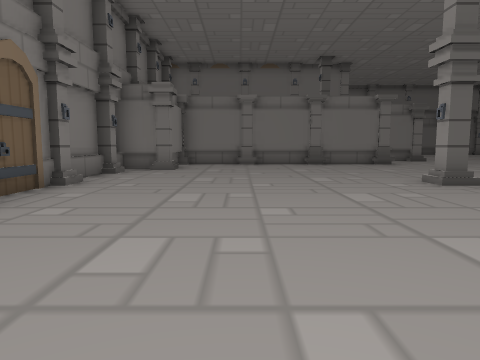
View 1 (above)

16 first-person views from a walk through a scene from a Unity 3-D project. The camera is 1.5 m above the floor, tilts 6° down and sees 70° across. The floor is counted in squares, 2 m on a side. Each view is taken from the middle of a square. On the plan, view 1 faces up. The plan holds only what a view shows up to about 11 squares ahead; the rest is blank. The place goes on beyond the plan.

View 2
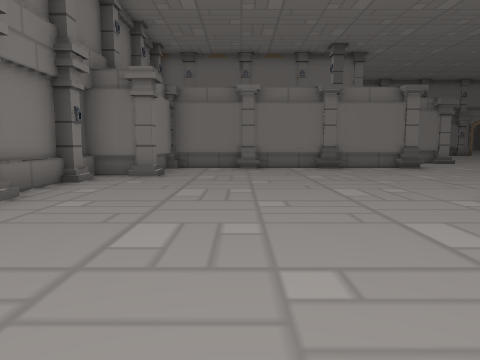

View 3
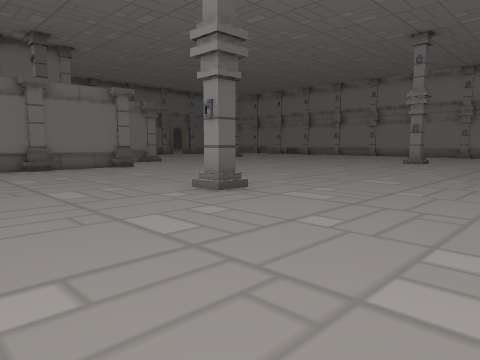

View 4
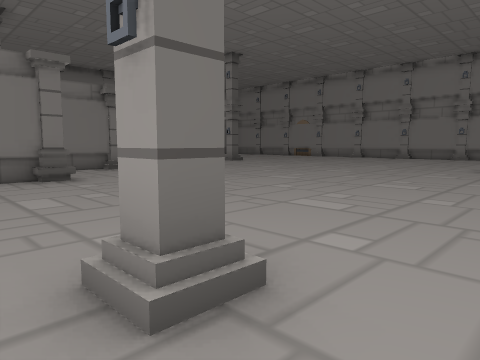

View 5
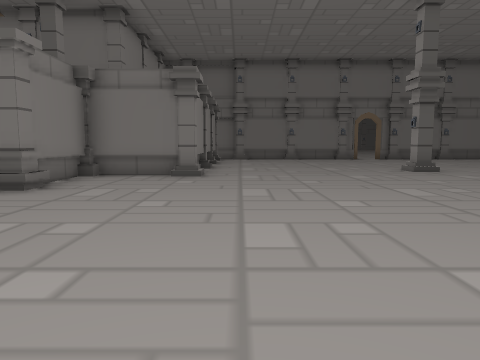

View 6
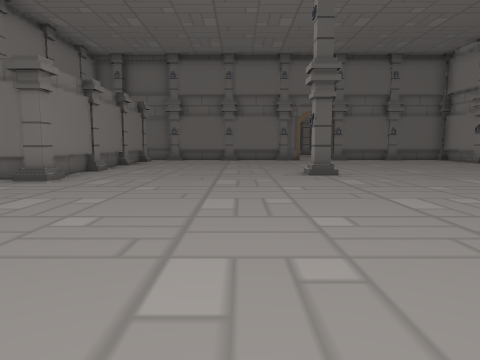

View 7
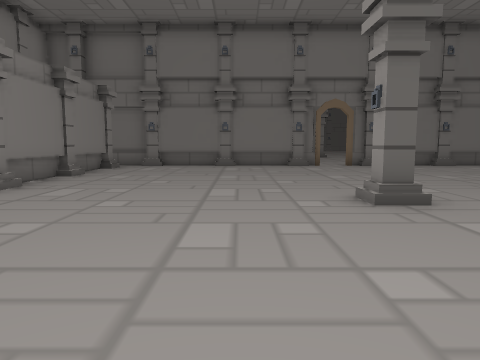

View 8
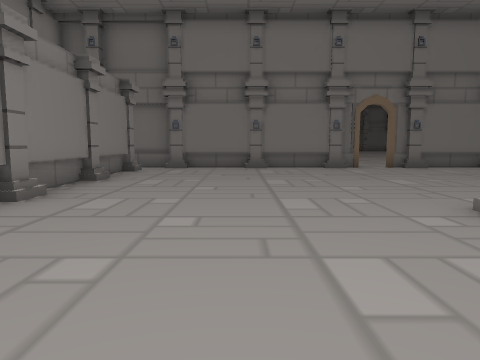

View 9
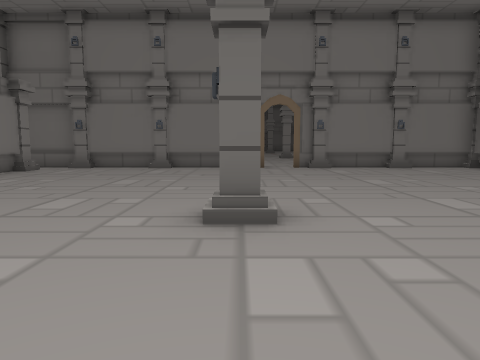

View 10
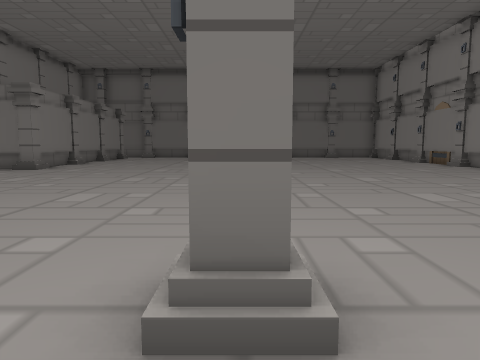

View 11
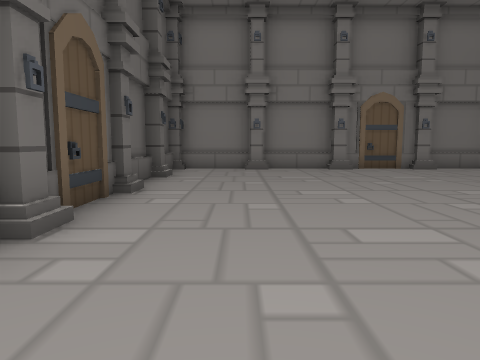

View 12
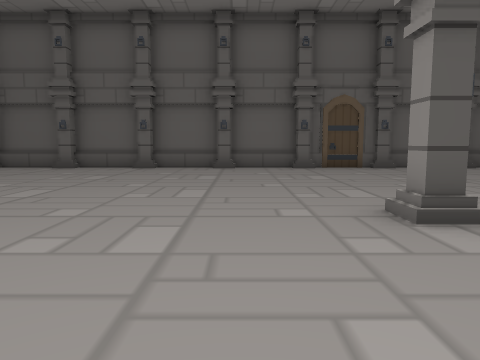

View 13
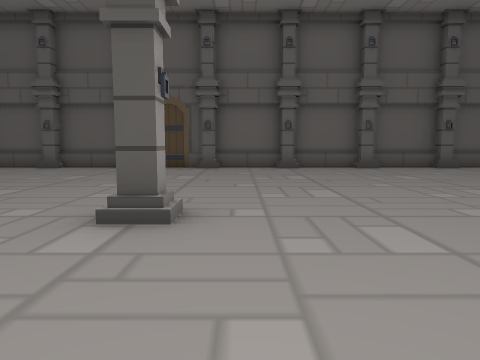

View 14
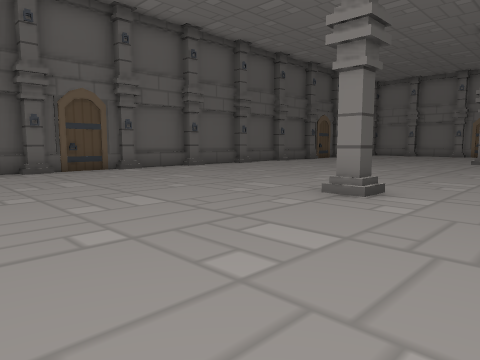

View 15
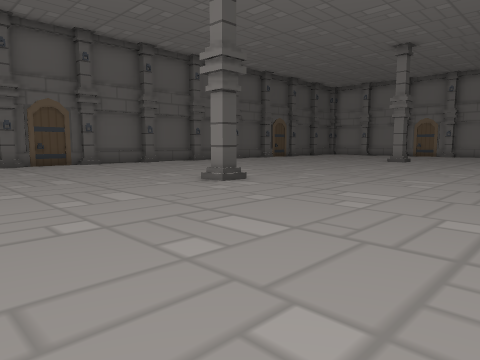

View 16
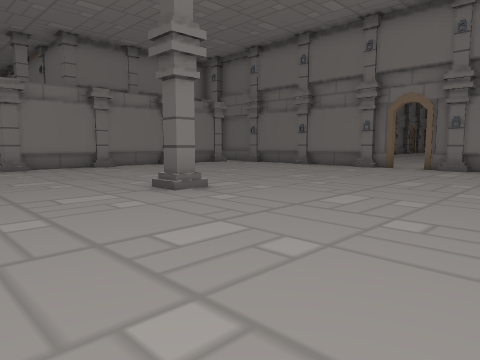

### Floor plan
Points are (right, up) in squares from view 1. A wall is a line through its corners. A room is listed if a view was taken in it or the views show most of it. See-through windows are left out.
Room 1 (views 1, 2, 3, 4, 5, 6, 7, 8, 9, 10, 11, 12, 13, 14, 15, 16)
walls: (13.8, 6.7) (14.2, 6.7) (14.2, 6.3) (13.8, 6.3) (13.8, 6.7); (4.2, 6.7) (4.2, 6.3) (3.8, 6.3) (3.8, 6.7) (4.2, 6.7); (8.1, 15.1) (5.4, 15.1) (5.4, 12.6) (-2.1, 12.6) (-2.1, 9.9); (14.2, 16.9) (14.2, 16.3) (13.8, 16.3) (13.8, 16.9); (11.3, -0.8) (11.9, -0.8); (8.6, -0.8) (9.2, -0.8); (11.6, -1) (13.9, -1); (13.6, -0.8) (14.4, -0.8); (6.1, -0.8) (6.9, -0.8); (14.1, -1) (16.4, -1); (16.1, -0.8) (16.7, -0.8); (3.6, -0.8) (4.4, -0.8); (16.7, -1) (18.8, -1); (-2.1, 10.1) (-3.5, 10.1); (1.6, -1) (3.9, -1); (18.8, -0.8) (19.4, -0.8); (1.1, -0.8) (1.9, -0.8); (-3.3, 9.3) (-3.3, 8.8) (-3.8, 8.8); (-3.3, 6.8) (-3.3, 6.3); (-3.5, 8.9) (-3.5, 4.2); (-3.3, 4.3) (-3.3, 3.8); (7.9, 23.1) (7.9, 14.9); (-3.5, 3.9) (-3.5, -1); (-0.8, -1) (1.3, -1); (-1.4, -0.8) (-0.8, -0.8); (-3.3, 1.8) (-3.3, 1.3); (14.9, 23.9) (7.3, 23.9); (-3.3, -1) (-1.2, -1); (19.5, 23.9) (15.6, 23.9)
low walls: (8.1, 15.6) (8.1, 14.9) (7.4, 14.9); (8.1, 18.1) (8.1, 17.5); (9.2, -1) (11.3, -1); (6.6, -1) (8.9, -1); (8.1, 20.4) (8.1, 19.9); (4.1, -1) (6.4, -1); (-2.1, 9.9) (-2.6, 9.9); (8.1, 23.1) (8.1, 22.5); (9.4, 23.7) (8.6, 23.7); (11.9, 23.7) (11.1, 23.7); (14.4, 23.7) (13.6, 23.7); (16.9, 23.7) (16.1, 23.7); (19.4, 23.7) (18.6, 23.7)
ways out: opening at (15, 24)

Where each view was taken, in squares from view 1:
view 1: 0 up, 0 right, facing up
view 2: 2 up, 0 right, facing up
view 3: 2 up, 0 right, facing up-right
view 4: 5 up, 3 right, facing up-right
view 5: 7 up, 9 right, facing up
view 6: 8 up, 12 right, facing up
view 7: 12 up, 12 right, facing up
view 8: 13 up, 11 right, facing up
view 9: 13 up, 14 right, facing up
view 10: 5 up, 14 right, facing up
view 11: 1 up, 7 right, facing left
view 12: 10 up, 6 right, facing down
view 13: 10 up, 13 right, facing down
view 14: 9 up, 19 right, facing down-left
view 15: 12 up, 19 right, facing down-left
view 16: 13 up, 19 right, facing up-left
